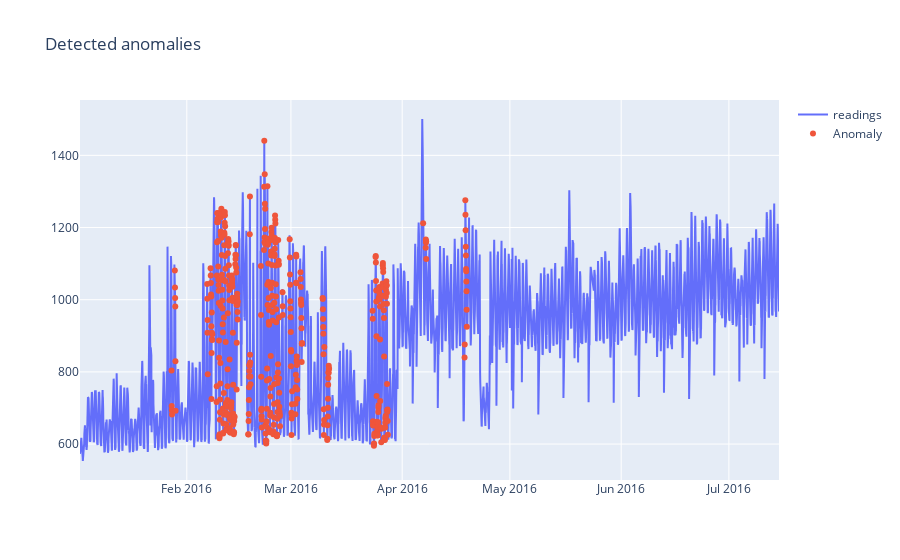

Write notebook code for a chart like this one.
### Code cell
fig = go.Figure()

# Reshape to 2D before applying inverse transform
readings = scaler.inverse_transform(anomaly_df[['meter_reading']])  # Double brackets to keep it 2D
anomaly_readings = scaler.inverse_transform(anomalies[['meter_reading']])

fig.add_trace(go.Scatter(x=anomaly_df['timestamp'], y=readings.flatten(), name='readings'))
fig.add_trace(go.Scatter(x=anomalies['timestamp'], y=anomaly_readings.flatten(), mode='markers', name='Anomaly'))


fig.update_layout(showlegend=True, title='Detected anomalies')
fig.show()

### Figure 1 — Plotly figure (JSON) as saved in the notebook; plotly's stock layout.template omitted (floating-point values rounded to 4 significant figures; data arrays with more than 128 entries replaced by an {"elided": "..."} marker saying what was removed)
{"data": [{"name": "readings", "type": "scatter", "x": {"elided": "4651 str values"}, "y": {"elided": "4651 float values"}}, {"mode": "markers", "name": "Anomaly", "type": "scatter", "x": {"elided": "465 str values"}, "y": {"elided": "465 float values"}}], "layout": {"showlegend": true, "title": {"text": "Detected anomalies"}}}
